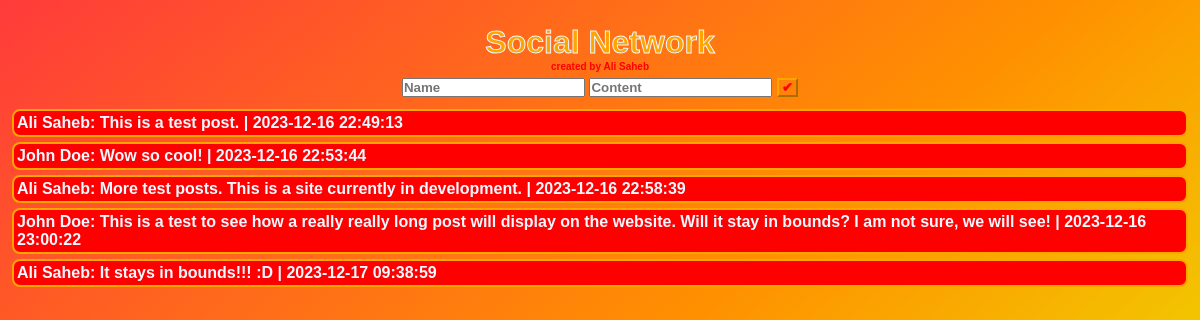
The page / on the database its author committed.
### tables this page shows
CREATE TABLE posts(
		id			integer			primary key		autoincrement,
		name		text		not null,
		content		text		not null,
		created		timestamp DATE DEFAULT (datetime('now','localtime'))
	);

### app.py (the view)
@app.route('/', methods=['GET', 'POST'])
def index():
    if request.method == 'GET':
        pass
    if request.method == 'POST':
        name = request.form.get('name')
        post = request.form.get('post')
        create_post(name, post)
    posts = get_posts()
    return render_template('index.html', posts=posts)

### models.py (called while the page is built)
def get_posts():
    con = sql.connect(path.join(ROOT, 'database.db'))
    cur = con.cursor()
    cur.execute('select * from posts')
    posts = cur.fetchall()
    con.close()
    return posts

### templates/index.html (shortened to what this page needs)
<!DOCTYPE html>
<html lang="en">
<head>
</head>
<body>
    <h1 class="heading">Social Network</h1>
    <h5>created by Ali Saheb</h5>
    <div class="container">
        <form action="/" method="post">
            <input placeholder="Name" name="name">
            <input placeholder="Content" name="post">
            <input class="submit" type="submit" value = ✔>
        </form>
    </div>
    <div class="posts">
        {% for post in posts %}
        <div>
            {{post[1] + ': ' + post[2] + ' | ' + post[3]}}
        </div>
        {% endfor %}
    </div>
</body>
</html>

### templates/index.html (style rules this page uses)
html { width: 100%; position: relative; height: 100%; box-sizing: border-box; background: linear-gradient(320deg, rgb(229, 255, 0), rgb(255, 145, 0), rgb(255, 59, 59)); }
*, *::before, *::after { box-sizing: inherit; margin: 0; padding: 0; font-family: 'Dosis', sans-serif; font-weight: 600; }
h1 { text-align: center; color: orange; -webkit-text-stroke: 0.25px; -webkit-text-stroke-color: aliceblue; -webkit-text-stroke-width: 1px; margin-top: 2%; }
h5 { text-align: center; color: red; font-size: x-small; }
.container { align-items: center; display: flex; justify-content: center; width: 98%; margin-left: 1%; margin-right: 1%; margin-bottom: 1%; margin-top: 0.5%; }
.posts { color: aliceblue; text-align: left; margin-left: 1%; margin-right: 1%; width: 98%; }
.posts > div { margin-bottom: 5px; border: 2px solid orange; border-radius: 8px; background-color: red; padding: 3px; }
.submit { background-color: transparent; padding-right: 3px; padding-left: 3px; border-color: orange; color: red; }

### rows shown on the page
posts: name+content+created "Ali Saheb: This is a test post. | 2023-12-16 22:49:13"
posts: name+content+created "John Doe: Wow so cool! | 2023-12-16 22:53:44"
posts: name+content+created "Ali Saheb: More test posts. This is a site currently in development. | 2023-12-16 22:58:39"
posts: name+content+created "John Doe: This is a test to see how a really really long post will display on the website. Will it stay in bounds? I am not sure, we will see! | 2023-12-16 23:00:22"
posts: name+content+created "Ali Saheb: It stays in bounds!!! :D | 2023-12-17 09:38:59"
